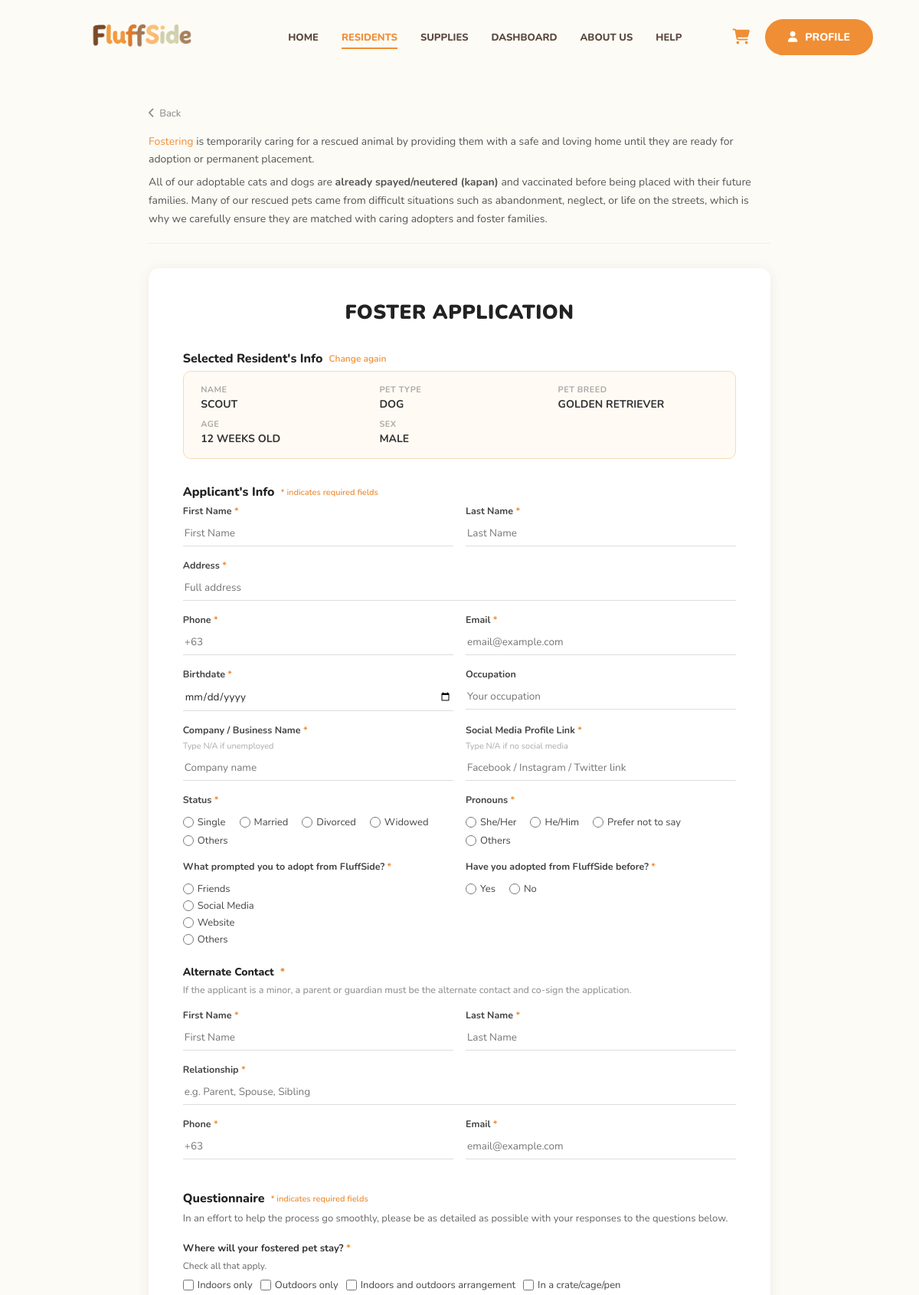
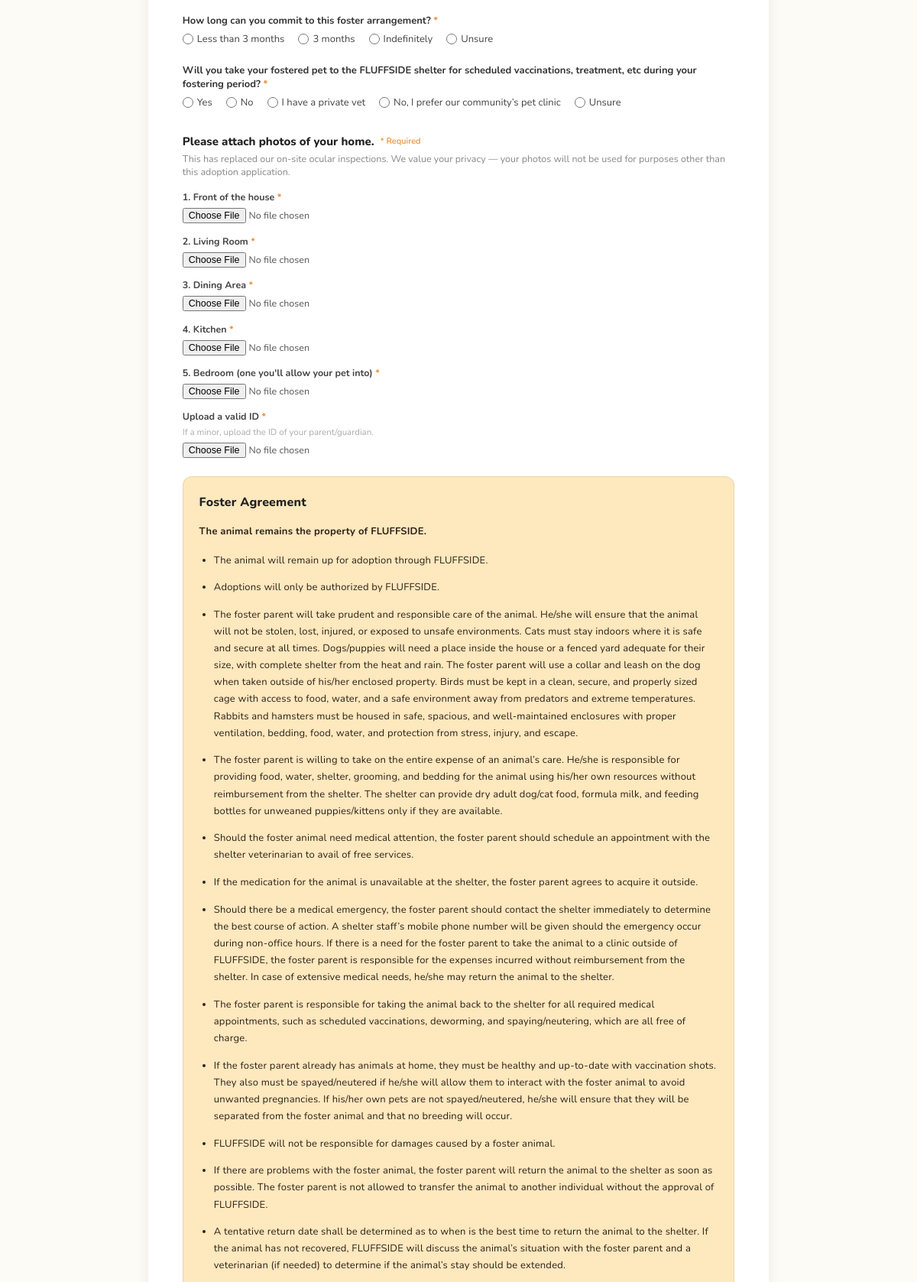
/fosterform.php (signed in, upper part), run on the app's committed database (2 pictures, top to bottom).
### tables this page shows
CREATE TABLE `tbl_pets` (
  `pet_id` varchar(60) NOT NULL,
  `pet_name` varchar(100) NOT NULL,
  `breed` varchar(100) DEFAULT NULL,
  `animal_type` enum('DOG','CAT','RABBIT','HAMSTER','BIRD','OTHER') NOT NULL,
  `gender` enum('MALE','FEMALE') NOT NULL,
  `age_desc` varchar(60) DEFAULT NULL,
  `age_group` enum('Young','Adult','Senior') DEFAULT 'Adult',
  `image_path` varchar(255) DEFAULT NULL,
  `description` text DEFAULT NULL,
  `is_available` tinyint(1) NOT NULL DEFAULT 1,
  `created_at` timestamp NOT NULL DEFAULT current_timestamp()
);

### fosterform.php (the view, shortened to what the rows shown need)
<?php
require_once 'db.inc.php';
require_once 'db_helper.inc.php';
$_all_pets = get_all_pets();
$pets = [];
foreach ($_all_pets as $_p) { $pets[$_p['id']] = $_p; }
$pet_id = strtolower(trim($_GET['pet'] ?? 'scout'));
$selected_pet = $pets[$pet_id] ?? $pets['scout'];
function h(string $s): string
{
    return htmlspecialchars($s, ENT_QUOTES, 'UTF-8');
}
?>
<!DOCTYPE html>
<html lang="en">
<head>
    <link rel="stylesheet" href="https://cdnjs.cloudflare.com/ajax/libs/font-awesome/6.4.0/css/all.min.css">
    <link rel="stylesheet" href="style.css">
</head>
<body>
    <div class="container">
        <?php include 'header.php'; ?>
        <div class="adopt-page">
            <div class="form-card">
                <form method="POST" action="fosterform.php?pet=<?= h($pet_id) ?>" enctype="multipart/form-data" novalidate>
                    <div class="resident-box">
                        <div>
                            <div class="field-lbl">Name</div>
                            <div class="field-val"><?= h(strtoupper($selected_pet['name'])) ?></div>
                        </div>
                        <div>
                            <div class="field-lbl">Pet Type</div>
                            <div class="field-val"><?= h($selected_pet['type']) ?></div>
                        </div>
                        <div>
                            <div class="field-lbl">Pet Breed</div>
                            <div class="field-val"><?= h(strtoupper($selected_pet['breed'])) ?></div>
                        </div>
                        <div>
                            <div class="field-lbl">Age</div>
                            <div class="field-val"><?= h(strtoupper($selected_pet['age'])) ?></div>
                        </div>
                        <div>
                            <div class="field-lbl">Sex</div>
                            <div class="field-val"><?= h($selected_pet['gender']) ?></div>
                        </div>
                    </div>
                </form>
            </div>
        </div>
    </div>
</body>
</html>

### data on the page
tbl_pets: pet_name "SCOUT", animal_type "DOG", breed "GOLDEN RETRIEVER", age_desc "12 WEEKS OLD", gender "MALE"

### other printed values
$s "Single"
$s "Married"
$s "Divorced"
$s "Widowed"
$p "She/Her"
$p "He/Him"
$p "Prefer not to say"
$pr "Friends"
$pr "Social Media"
$pr "Website"
$lo "Indoors only"
$lo "Outdoors only"
$lo "Indoors and outdoors arrangement"
$lo "In a crate/cage/pen"
$num "1"
